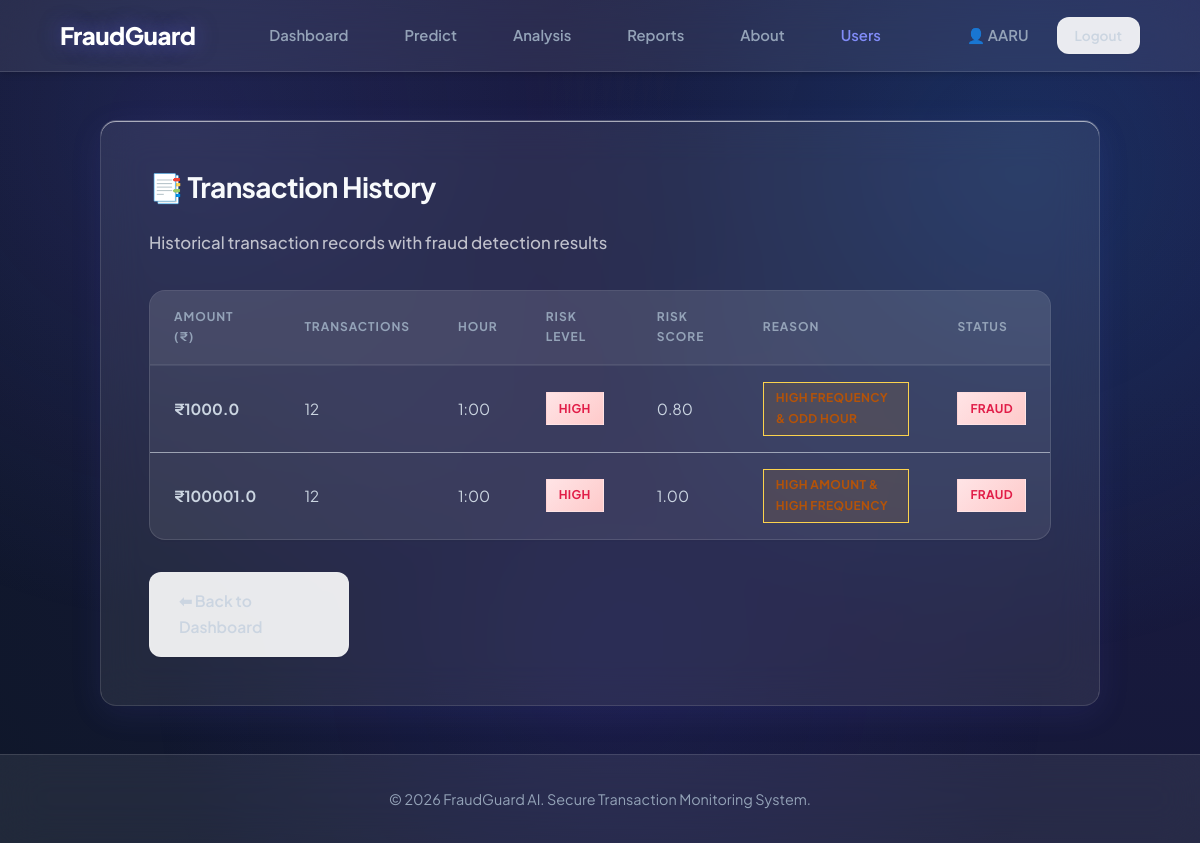
/report/ (signed in), run on the app's committed database.
### core/models.py (models this page shows, shortened)
class TransactionRecord(models.Model):
    amount = models.FloatField()
    transactions = models.IntegerField()
    hour = models.IntegerField()
    fraud_result = models.CharField(max_length=20) # "Fraud" or "Normal"
    risk_level = models.CharField(max_length=20)   # "High Risk", etc.
    risk_score = models.FloatField(default=0.0)
    fraud_reason = models.CharField(max_length=255, blank=True, null=True)
    timestamp = models.DateTimeField(auto_now_add=True)

### core/views.py (the view)
# urls.py: path('report/', views.report, name='report'),
def report(request):
    report_data = TransactionRecord.objects.all().order_by('-timestamp')
    return render(request, 'core/report.html', {'report_data': report_data})

### core/templates/core/report.html (shortened to what this page needs)
{% extends 'core/base.html' %}
{% block content %}
<div class="box wide">
    <h2>📑 Transaction History</h2>
    <p class="subtitle">Historical transaction records with fraud detection results</p>
    {% if report_data %}
    <div class="table-wrapper">
        <table>
            <thead>
                <tr>
                    <th>Amount (₹)</th>
                    <th>Transactions</th>
                    <th>Hour</th>
                    <th>Risk Level</th>
                    <th>Risk Score</th>
                    <th>Reason</th>
                    <th>Status</th>
                </tr>
            </thead>
            <tbody>
                {% for row in report_data %}
                <tr>
                    <td><strong>₹{{ row.amount }}</strong></td>
                    <td>{{ row.transactions }}</td>
                    <td>{{ row.hour }}:00</td>
                    <td>
                        {% if row.risk_level == "High Risk" %}
                        <span class="badge fraud">High</span>
                        {% elif row.risk_level == "Medium Risk" %}
                        <span class="badge warning">Medium</span>
                        {% else %}
                        <span class="badge normal">Low</span>
                        {% endif %}
                    </td>
                    <td>{{ row.risk_score|floatformat:2 }}</td>
                    <td>
                        {% if row.fraud_result == "Fraud" %}
                        <span class="badge reason">{{ row.fraud_reason|default:"N/A" }}</span>
                        {% else %}
                        <span class="badge normal">-</span>
                        {% endif %}
                    </td>
                    <td>
                        {% if row.fraud_result == "Fraud" %}
                        <span class="badge fraud">Fraud</span>
                        {% else %}
                        <span class="badge normal">Normal</span>
                        {% endif %}
                    </td>
                </tr>
                {% endfor %}
            </tbody>
        </table>
    </div>
    {% endif %}
    <a href="{% url 'home' %}" class="button secondary" style="margin-top: 2rem; max-width: 200px;">⬅ Back to
        Dashboard</a>
</div>
{% endblock %}

### core/templates/core/base.html (shortened to what this page needs)
{% load static %}
<!DOCTYPE html>
<html lang="en">
<head>
    <link rel="stylesheet" href="{% static 'core/style.css' %}?v=1.4">
</head>
<body>
    <nav class="navbar">
        <a href="{% url 'home' %}" class="brand">
            FraudGuard
        </a>
        <div class="nav-links">
            <a href="{% url 'home' %}" class="nav-link">Dashboard</a>
            <a href="{% url 'predict' %}" class="nav-link">Predict</a>
            <a href="{% url 'fraud_analysis' %}" class="nav-link">Analysis</a>
            <a href="{% url 'report' %}" class="nav-link">Reports</a>
            <a href="{% url 'about' %}" class="nav-link">About</a>
            {% if user.is_authenticated %}
            {% if user.is_superuser or user.profile.role == 'ADMIN' %}
            <a href="{% url 'user_list' %}" class="nav-link" style="color: var(--primary-light);">Users</a>
            {% endif %}
            {% endif %}
        </div>
        <div class="auth-buttons">
            {% if user.is_authenticated %}
            <span class="nav-link" style="cursor: default;">👤 {{ user.username }}</span>
            <form action="{% url 'logout' %}" method="post" style="display: inline;">
                <button type="submit" class="button secondary btn-inline"
                    style="padding: 0.5rem 1rem; font-size: 0.85rem; width: auto; cursor: pointer;">
                    Logout
                </button>
            </form>
            {% else %}
            <a href="{% url 'login' %}" class="button btn-inline" style="padding: 0.5rem 1.25rem; font-size: 0.85rem;">
                Sign In
            </a>
            {% endif %}
        </div>
    </nav>
    <div class="container">
        {% block content %}
        {% endblock %}
    </div>
    <footer class="footer">
        <p>© 2026 FraudGuard AI. Secure Transaction Monitoring System.</p>
    </footer>
</body>
</html>

### data on the page
TransactionRecord: amount "1000.0", transactions "12", hour "1", risk_level "HIGH", risk_score "0.80", fraud_reason "HIGH FREQUENCY & ODD HOUR", fraud_result "FRAUD"
TransactionRecord: amount "100001.0", transactions "12", hour "1", risk_level "HIGH", risk_score "1.00", fraud_reason "HIGH AMOUNT & HIGH FREQUENCY", fraud_result "FRAUD"

### other printed values
{{ user.username }} "AARU"
